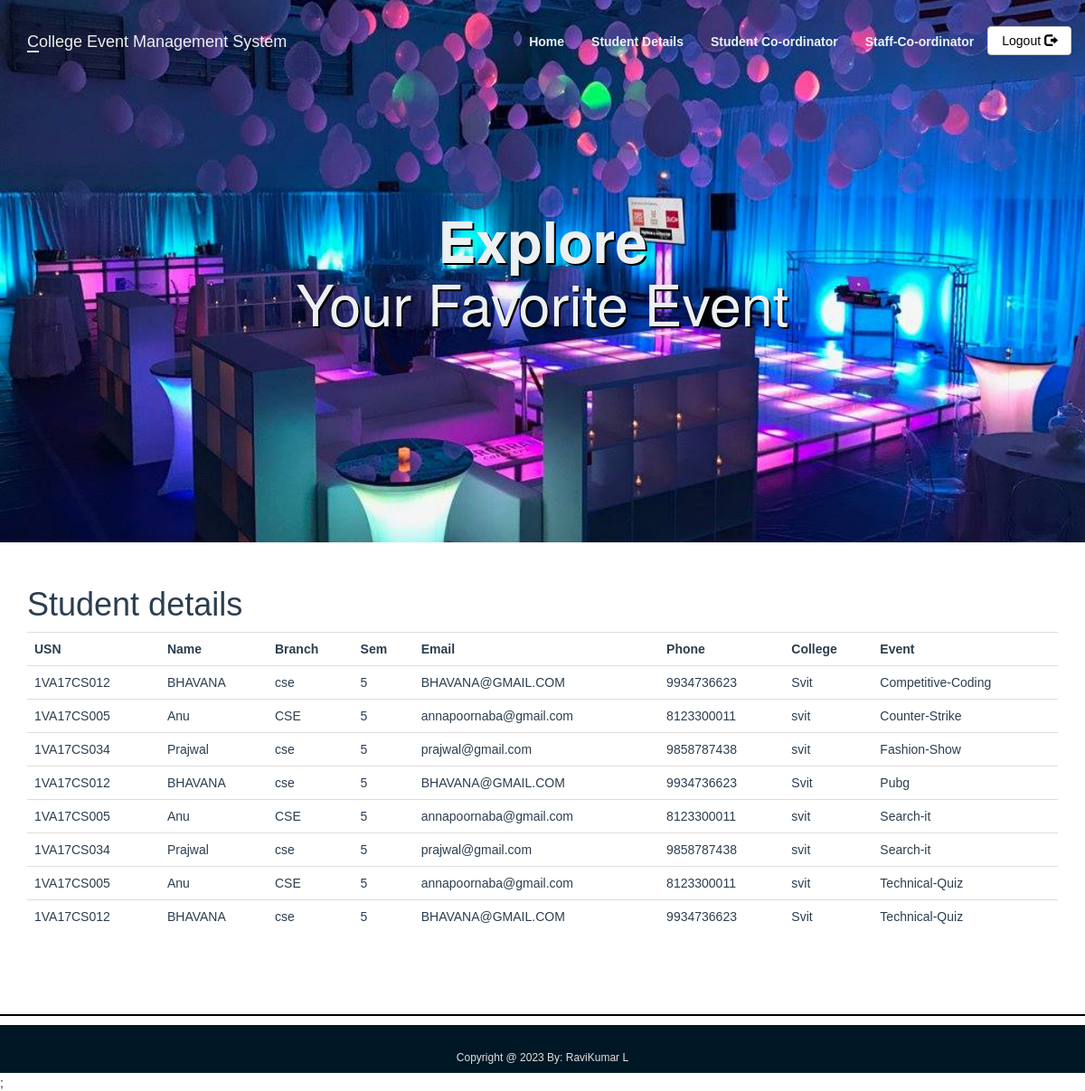
/Stu_details.php, run on an earlier commit of the app's database.
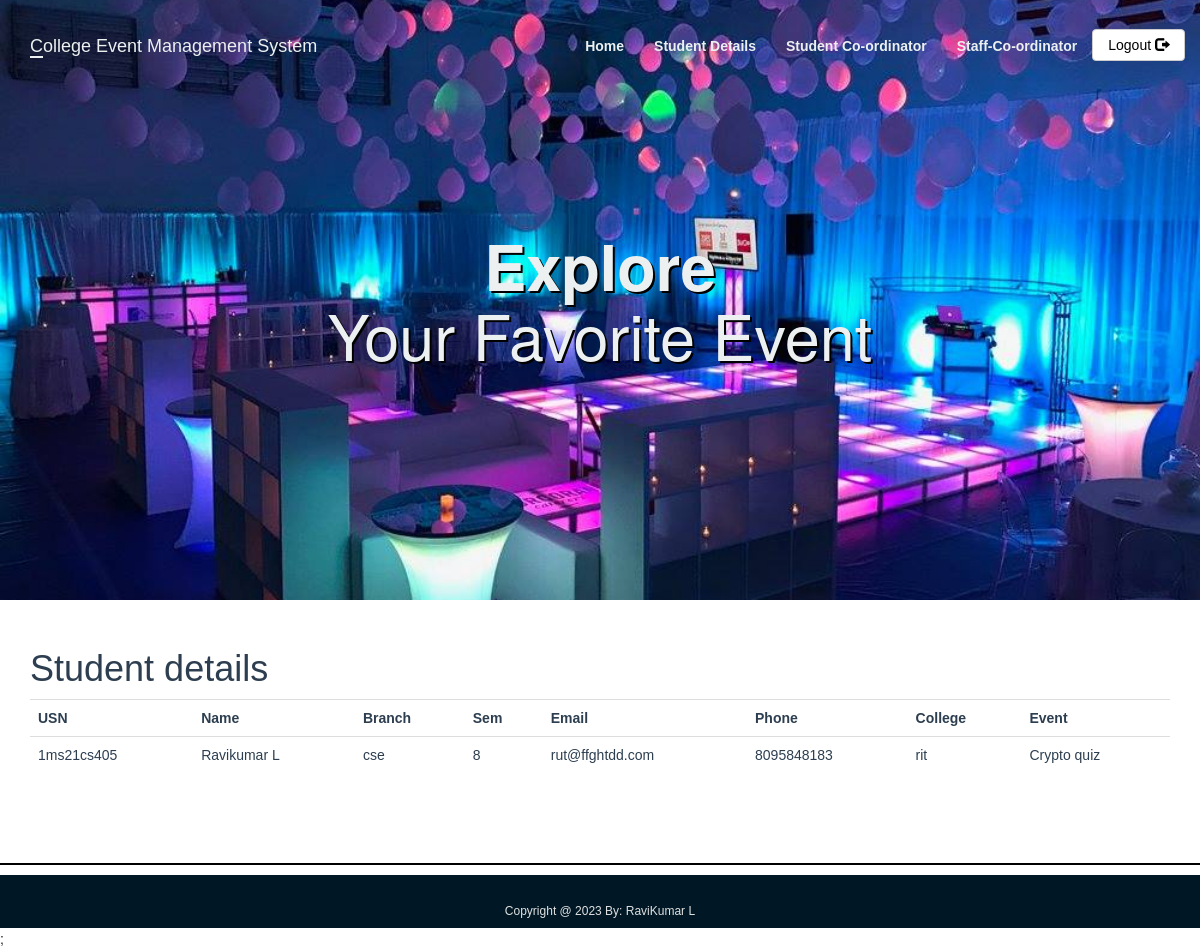
And on a later commit of the database.
### tables this page shows
CREATE TABLE `events` (
  `event_id` int(11) NOT NULL,
  `event_title` varchar(50) NOT NULL,
  `event_price` int(11) DEFAULT NULL,
  `participents` int(100) DEFAULT 0,
  `img_link` text DEFAULT NULL,
  `type_id` int(11) DEFAULT NULL
);

CREATE TABLE `participent` (
  `usn` varchar(20) NOT NULL,
  `name` varchar(100) NOT NULL,
  `branch` varchar(11) NOT NULL,
  `sem` int(11) NOT NULL,
  `email` varchar(300) NOT NULL,
  `phone` varchar(12) NOT NULL,
  `college` varchar(20) NOT NULL,
  `event_id` int(255) NOT NULL
);

### Stu_details.php (the view, shortened to what this page needs)
<?php
include_once 'classes/db1.php';
$result = mysqli_query($conn,"SELECT * FROM events,registered r ,participent p WHERE events.event_id=r.event_id and r.usn = p.usn order by event_title");
?>
<!DOCTYPE html>
<html>
<head>
        <?php require 'utils/styles.php'; ?>
    </head>
<body><?php include 'utils/adminHeader.php'?>
<div class = "content">
<div class = "container">
<h1>Student details</h1>
<?php
if (mysqli_num_rows($result) > 0) {
?>
 <table class="table table-hover" >
  <tr>
  <th>USN</th>
    <th>Name</th>
    <th>Branch</th>
    <th>Sem</th>
    <th>Email</th>
    <th>Phone</th>
    <th>College</th>
    <th>Event</th>
  </tr>
<?php
while($row = mysqli_fetch_array($result)) {
?>
<tr>
<td><?php echo $row["usn"]; ?></td>
    <td><?php echo $row["name"]; ?></td>
    <td><?php echo $row["branch"]; ?></td>
    <td><?php echo $row["sem"]; ?></td>
    <td><?php echo $row["email"]; ?></td>
    <td><?php echo $row["phone"]; ?></td>
    <td><?php echo $row["college"]; ?></td>
    <td><?php echo $row["event_title"]; ?></td>
</tr>
<?php
}
?>
</table>
 <?php
}
else{
    echo "No result found";
}
?>
</div>
</div>
<?php include 'utils/footer.php'?>;
 </body>
</html>

What changed in the data, as far as the page shows it:
removed events: participent.usn "1VA17CS012", participent.name "BHAVANA", participent.branch "cse", participent.sem "5", participent.email "BHAVANA@GMAIL.COM", participent.phone "9934736623", participent.college "Svit", event_title "Competitive-Coding"
removed events: participent.usn "1VA17CS005", participent.name "Anu", participent.branch "CSE", participent.sem "5", participent.email "annapoornaba@gmail.com", participent.phone "8123300011", participent.college "svit", event_title "Counter-Strike"
removed events: participent.usn "1VA17CS034", participent.name "Prajwal", participent.branch "cse", participent.sem "5", participent.email "prajwal@gmail.com", participent.phone "9858787438", participent.college "svit", event_title "Fashion-Show"
removed events: participent.usn "1VA17CS012", participent.name "BHAVANA", participent.branch "cse", participent.sem "5", participent.email "BHAVANA@GMAIL.COM", participent.phone "9934736623", participent.college "Svit", event_title "Pubg"
removed events: participent.usn "1VA17CS005", participent.name "Anu", participent.branch "CSE", participent.sem "5", participent.email "annapoornaba@gmail.com", participent.phone "8123300011", participent.college "svit", event_title "Search-it", participent.usn "1VA17CS034", participent.name "Prajwal", participent.branch "cse", participent.email "prajwal@gmail.com", participent.phone "9858787438"
removed events: participent.usn "1VA17CS005", participent.name "Anu", participent.branch "CSE", participent.sem "5", participent.email "annapoornaba@gmail.com", participent.phone "8123300011", participent.college "svit", event_title "Technical-Quiz", participent.usn "1VA17CS012", participent.name "BHAVANA", participent.branch "cse", participent.email "BHAVANA@GMAIL.COM", participent.phone "9934736623", participent.college "Svit"
now on this page (row edited): events: participent.usn "1ms21cs405", participent.name "Ravikumar L", participent.branch "cse", participent.sem "8", participent.email "rut@ffghtdd.com", participent.phone "8095848183", participent.college "rit", event_title "Crypto quiz"
